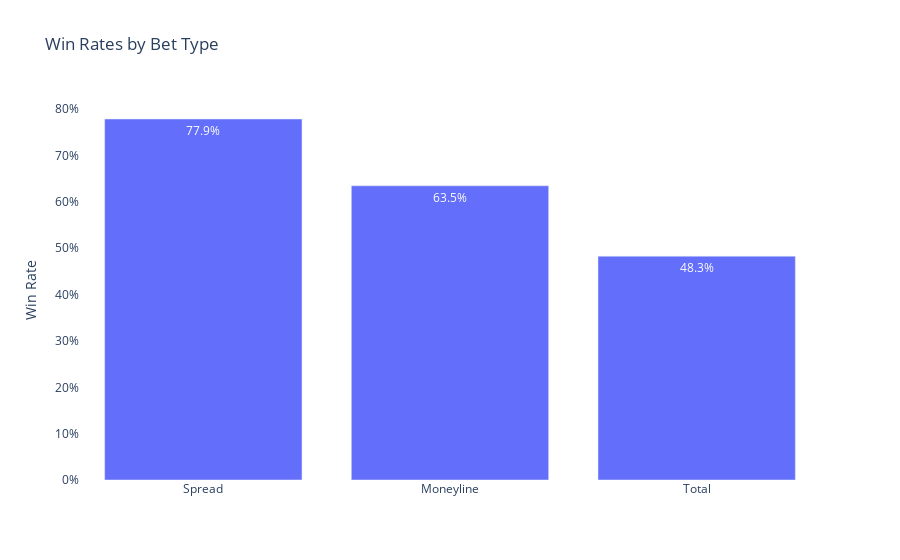
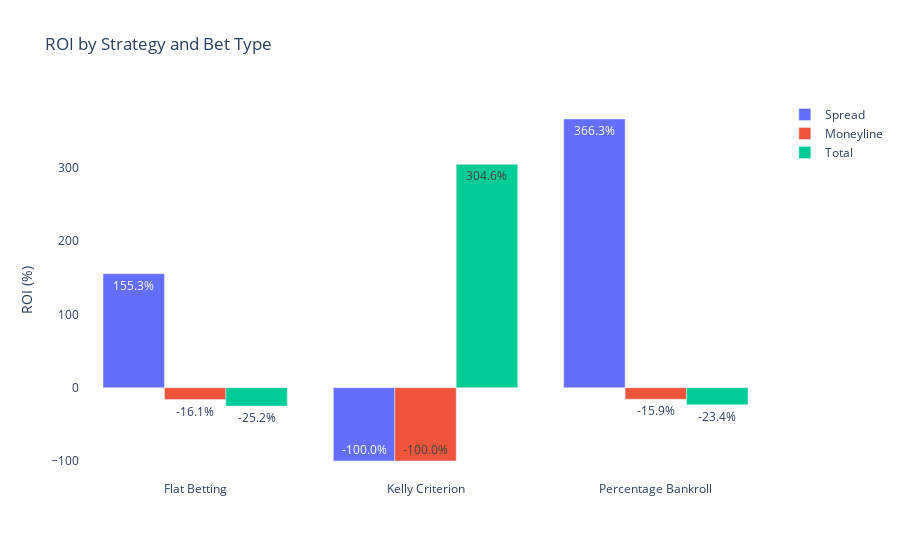
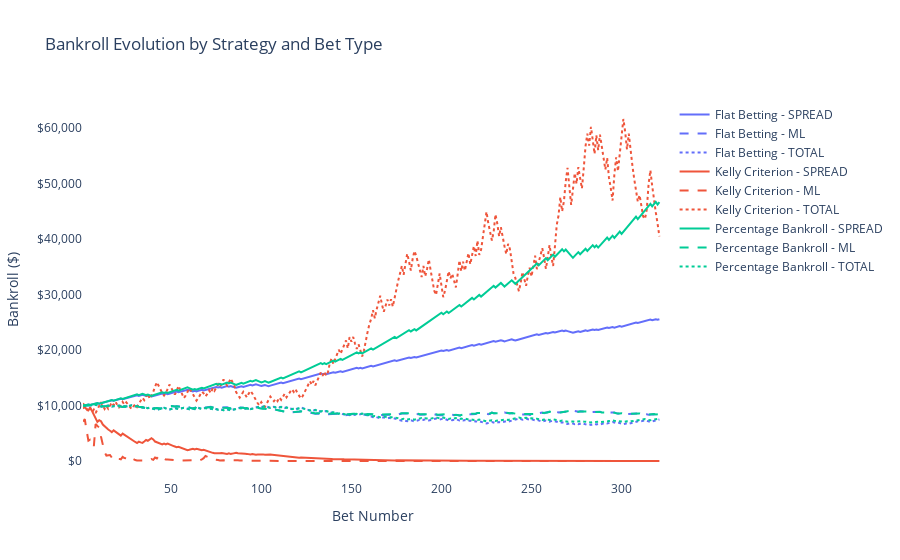
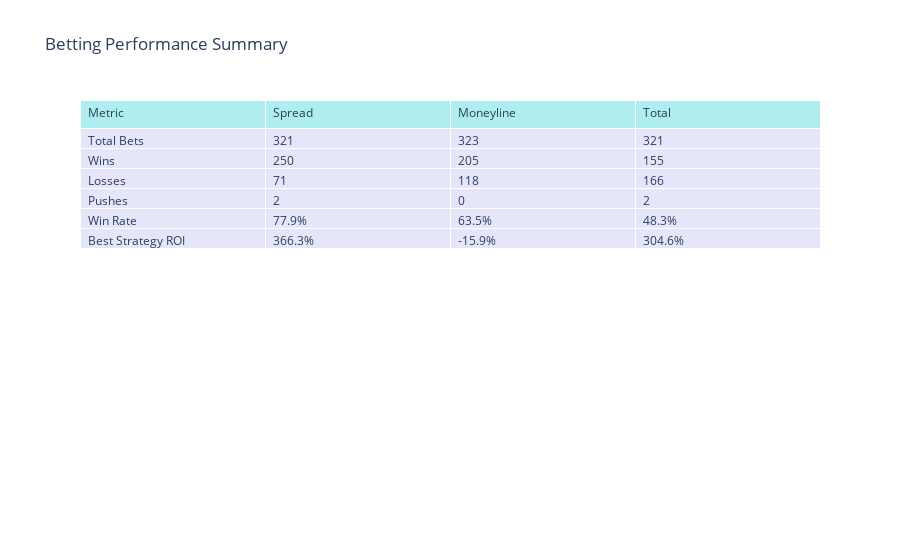

Notebook code for these charts, in order:
### Code cell
betting_results = analyze_betting_performance(results_df2)

visualize_all_results(betting_results)

### Figure 1 — Plotly figure (JSON) as saved in the notebook; plotly's stock layout.template omitted (floating-point values rounded to 4 significant figures)
{"data": [{"text": ["77.9%", "63.5%", "48.3%"], "textposition": "auto", "type": "bar", "x": ["Spread", "Moneyline", "Total"], "y": [0.7788, 0.6347, 0.4829]}], "layout": {"plot_bgcolor": "white", "showlegend": false, "title": {"text": "Win Rates by Bet Type"}, "yaxis": {"tickformat": ",.0%", "title": {"text": "Win Rate"}}}}

### Figure 2 — Plotly figure (JSON) as saved in the notebook; plotly's stock layout.template omitted (floating-point values rounded to 4 significant figures)
{"data": [{"marker": {"color": "rgb(99, 110, 250)"}, "name": "Spread", "text": ["155.3%", "-100.0%", "366.3%"], "textposition": "auto", "type": "bar", "x": ["Flat Betting", "Kelly Criterion", "Percentage Bankroll"], "y": [155.3, -99.98, 366.3]}, {"marker": {"color": "rgb(239, 85, 59)"}, "name": "Moneyline", "text": ["-16.1%", "-100.0%", "-15.9%"], "textposition": "auto", "type": "bar", "x": ["Flat Betting", "Kelly Criterion", "Percentage Bankroll"], "y": [-16.14, -100.0, -15.86]}, {"marker": {"color": "rgb(0, 204, 150)"}, "name": "Total", "text": ["-25.2%", "304.6%", "-23.4%"], "textposition": "auto", "type": "bar", "x": ["Flat Betting", "Kelly Criterion", "Percentage Bankroll"], "y": [-25.16, 304.6, -23.38]}], "layout": {"barmode": "group", "plot_bgcolor": "white", "title": {"text": "ROI by Strategy and Bet Type"}, "yaxis": {"title": {"text": "ROI (%)"}}}}

### Figure 3 — Plotly figure (JSON) as saved in the notebook; plotly's stock layout.template omitted (floating-point values rounded to 4 significant figures; data arrays with more than 128 entries replaced by an {"elided": "..."} marker saying what was removed)
{"data": [{"line": {"color": "rgb(99, 110, 250)", "dash": "solid"}, "name": "Flat Betting - SPREAD", "type": "scatter", "x": {"elided": "321 int values"}, "y": {"elided": "321 float values"}}, {"line": {"color": "rgb(99, 110, 250)", "dash": "dash"}, "name": "Flat Betting - ML", "type": "scatter", "x": {"elided": "323 int values"}, "y": {"elided": "323 float values"}}, {"line": {"color": "rgb(99, 110, 250)", "dash": "dot"}, "name": "Flat Betting - TOTAL", "type": "scatter", "x": {"elided": "321 int values"}, "y": {"elided": "321 float values"}}, {"line": {"color": "rgb(239, 85, 59)", "dash": "solid"}, "name": "Kelly Criterion - SPREAD", "type": "scatter", "x": {"elided": "321 int values"}, "y": {"elided": "321 float values"}}, {"line": {"color": "rgb(239, 85, 59)", "dash": "dash"}, "name": "Kelly Criterion - ML", "type": "scatter", "x": {"elided": "323 int values"}, "y": {"elided": "323 float values"}}, {"line": {"color": "rgb(239, 85, 59)", "dash": "dot"}, "name": "Kelly Criterion - TOTAL", "type": "scatter", "x": {"elided": "321 int values"}, "y": {"elided": "321 float values"}}, {"line": {"color": "rgb(0, 204, 150)", "dash": "solid"}, "name": "Percentage Bankroll - SPREAD", "type": "scatter", "x": {"elided": "321 int values"}, "y": {"elided": "321 float values"}}, {"line": {"color": "rgb(0, 204, 150)", "dash": "dash"}, "name": "Percentage Bankroll - ML", "type": "scatter", "x": {"elided": "323 int values"}, "y": {"elided": "323 float values"}}, {"line": {"color": "rgb(0, 204, 150)", "dash": "dot"}, "name": "Percentage Bankroll - TOTAL", "type": "scatter", "x": {"elided": "321 int values"}, "y": {"elided": "321 float values"}}], "layout": {"plot_bgcolor": "white", "title": {"text": "Bankroll Evolution by Strategy and Bet Type"}, "xaxis": {"title": {"text": "Bet Number"}}, "yaxis": {"tickformat": "$,.0f", "title": {"text": "Bankroll ($)"}}}}

### Figure 4 — Plotly figure (JSON) as saved in the notebook; plotly's stock layout.template omitted (floating-point values rounded to 4 significant figures)
{"data": [{"cells": {"align": "left", "fill": {"color": "lavender"}, "values": [["Total Bets", "Wins", "Losses", "Pushes", "Win Rate", "Best Strategy ROI"], [321, 250, 71, 2, "77.9%", "366.3%"], [323, 205, 118, 0, "63.5%", "-15.9%"], [321, 155, 166, 2, "48.3%", "304.6%"]]}, "header": {"align": "left", "fill": {"color": "paleturquoise"}, "values": ["Metric", "Spread", "Moneyline", "Total"]}, "type": "table"}], "layout": {"title": {"text": "Betting Performance Summary"}}}
